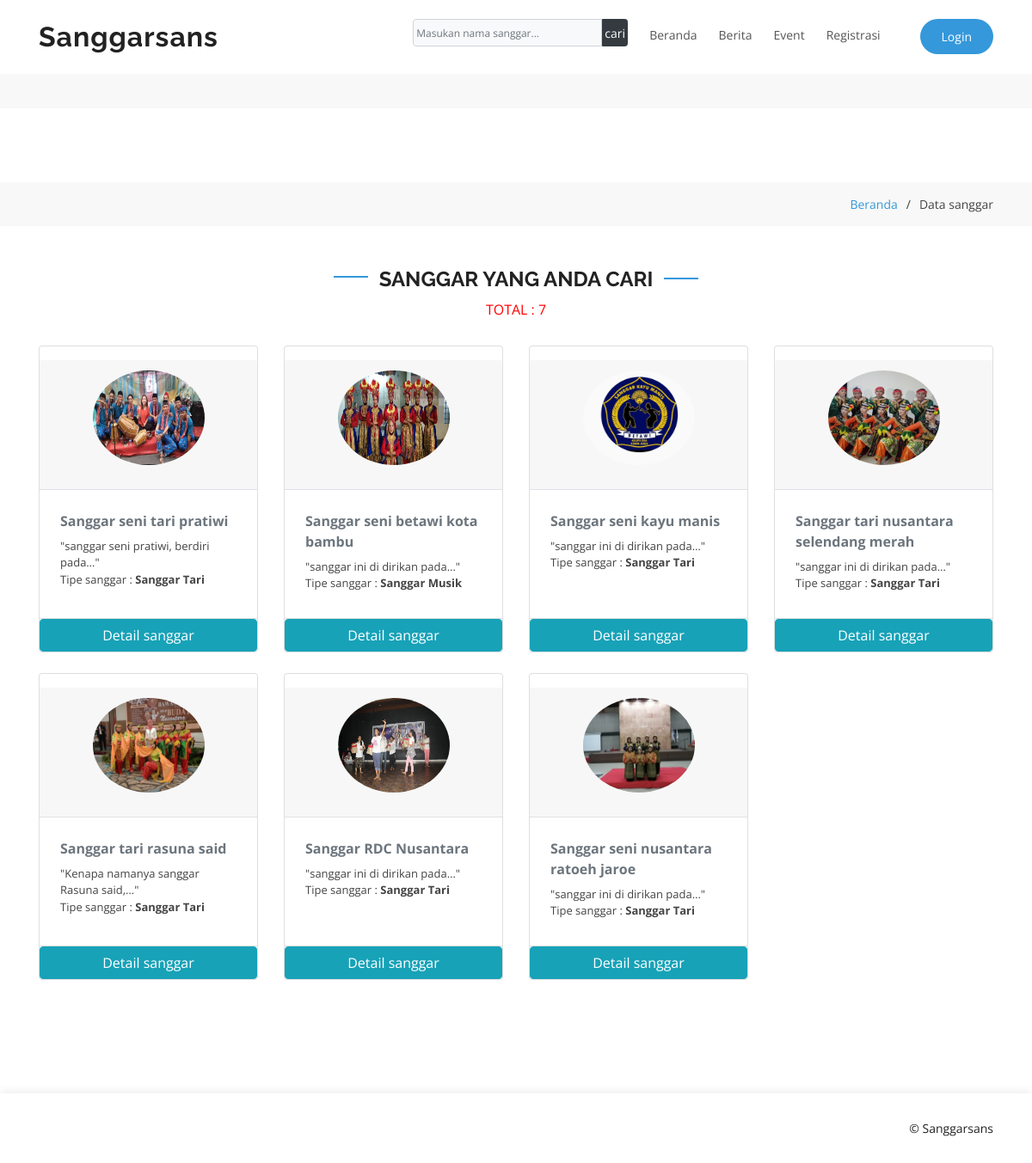
Screenshot of /index.php/welcome/cari with the database file from the repository.
### tables this page shows
CREATE TABLE `user_sanggar` (
  `id_sanggar` int(11) NOT NULL,
  `nama_sanggar` varchar(128) NOT NULL,
  `nama_ketua` varchar(128) NOT NULL,
  `tipe_sanggar_id` int(11) NOT NULL,
  `deskripsi_seni` text NOT NULL,
  `nomor_telepon` varchar(20) NOT NULL,
  `email` varchar(50) NOT NULL,
  `alamat` text NOT NULL,
  `latitude` varchar(225) NOT NULL,
  `longitude` varchar(225) NOT NULL,
  `foto_sanggar` varchar(128) NOT NULL,
  `foto_ketua_sanggar` varchar(128) NOT NULL,
  `password` varchar(225) NOT NULL,
  `role_id` int(11) NOT NULL,
  `is_active` int(1) NOT NULL,
  `date_created` int(11) NOT NULL,
  `penyewaan` int(1) NOT NULL,
  `undang_acara` int(1) NOT NULL,
  `pendaftaran` int(1) NOT NULL,
  `view` int(225) NOT NULL
);

CREATE TABLE `kategori_tipe_sanggar` (
  `id` int(11) NOT NULL,
  `tipe_sanggar` varchar(128) NOT NULL
);

### application/controllers/Welcome.php (called while the page is built, shortened)
<?php
class Welcome extends CI_Controller {
	public function cari()
	{
		if ($this->input->post('submit'))
		{
			$data['keyword'] = $this->input->post('keyword');
		} else {
			$data['keyword'] = null;
		}
		$data = [
			'judul'			=> 'Data sanggar',
			'sanggar'		=> $this->MU_sanggar->getSanggar($data['keyword'])->result_array(),
			'total_sanggar'	=> $this->MU_sanggar->getSanggar($data['keyword'])->num_rows()
		];
		$this->load->view('templates/user_header', $data);
		$this->load->view('templates/umum_navbar', $data);
		$this->load->view('user/sanggar/hasil_cari', $data);
		$this->load->view('templates/user_footer');
	}
}

### index.php (called while the page is built, shortened)
<?php
require_once BASEPATH.'core/CodeIgniter.php';

### application/models/MU_sanggar.php (called while the page is built, shortened)
<?php
class MU_sanggar extends CI_Model {
	public function getSanggar($keyword = null)
	{
		$this->db->join('kategori_tipe_sanggar kj', 'us.tipe_sanggar_id = kj.id');
		return $this->db->get('user_sanggar us');
	}
}

### application/views/user/sanggar/hasil_cari.php (the view, shortened to what this page needs)
<section class="breadcrumbs">
      <div class="container">
        <div class="d-flex justify-content-between align-items-center">
          <ol>
            <li><a href="<?= base_url('user/beranda'); ?>">Beranda</a></li>
            <li><?= $judul; ?></li>
          </ol>
        </div>
      </div>
    </section>
    <section id="counts" class="counts my-5">
      <div class="container">
        <div class="section-title" data-aos="fade-up">
          <h3>Sanggar yang anda cari</h3>
          <p class="mt-0" style="color: red">TOTAL : <?= $total_sanggar; ?></p>
        </div>
        <div class="row" data-aos="fade-up">
        <?php foreach ($sanggar as $s): ?>
          <div class="col-lg-3">
                <div class="card card-small mb-4 pt-3">
                  <div class="card-header border-bottom text-center">
                    <div class="mb-3 mx-auto">
                      <img class="rounded-circle" src="<?= base_url(); ?>assets/img/sanggar/profile/<?= $s['foto_sanggar']; ?>" alt="User Avatar" width="130" height="110">
                    </div>
                  </div>
                  <ul class="list-group list-group-flush" style="height: 150px">
                    <li class="list-group-item p-4">
                      <strong class="text-muted d-block mb-2"><?= $s['nama_sanggar']; ?></strong>
                      <p style="font-size: 13px" class="mb-0">"<?= word_limiter($s['deskripsi_seni'] , 5); ?>"</p>
                      <p style="font-size: 13px" class="mb-0">Tipe sanggar : <b><?= $s['tipe_sanggar']; ?></b></p>
                    </li>
                  </ul>
                  <?php if ($this->uri->segment(1) == 'welcome'): ?>
                  <a href="<?= base_url(); ?>welcome/detail_sanggar/<?= $s['id_sanggar']; ?>" class="btn btn-info">Detail sanggar</a>
                  <?php else: ?>
                  <a href="<?= base_url(); ?>user/sanggar/detail_sanggar/<?= $s['id_sanggar']; ?>" class="btn btn-info">Detail sanggar</a>
                  <?php endif ?>
                </div>
              </div>
        <?php endforeach ?>
        </div>
      </div>
    </section>

### application/views/templates/user_header.php (shortened to what this page needs)
<!DOCTYPE html>
<html lang="en">
<head>
  <link rel="stylesheet" href="https://cdn.jsdelivr.net/npm/bootstrap@4.6.0/dist/css/bootstrap.min.css">
  <link href="<?= base_url(); ?>assets/user/vendor/bootstrap/css/bootstrap.min.css" rel="stylesheet">
  <link href="<?= base_url(); ?>assets/user/vendor/icofont/icofont.min.css" rel="stylesheet">
  <link href="<?= base_url(); ?>assets/user/vendor/remixicon/remixicon.css" rel="stylesheet">
  <link href="<?= base_url(); ?>assets/user/vendor/boxicons/css/boxicons.min.css" rel="stylesheet">
  <link href="<?= base_url(); ?>assets/user/vendor/owl.carousel/assets/owl.carousel.min.css" rel="stylesheet">
  <link href="<?= base_url(); ?>assets/user/vendor/venobox/venobox.css" rel="stylesheet">
  <link href="<?= base_url(); ?>assets/user/vendor/aos/aos.css" rel="stylesheet">
  <link href="<?= base_url(); ?>assets/user/css/style.css" rel="stylesheet">
  <link rel="stylesheet" href="https://unpkg.com/leaflet@1.7.1/dist/leaflet.css" />
  <link rel="stylesheet" type="text/css" href="<?= base_url(); ?>leaflet-locatecontrol/dist/L.Control.Locate.min.css" />
</head>
<body>

### application/views/templates/umum_navbar.php (shortened to what this page needs)
<header id="header" class="fixed-top d-flex align-items-center">
  <div class="container d-flex align-items-center">
    <div class="logo mr-auto">
      <h3 class="text-light"><a href="<?= base_url('welcome'); ?>"><span>Sanggarsans</span></a></h3>
    </div>
    <nav class="nav-menu d-none d-lg-block">
      <ul>
        <li>
          <form action="<?= base_url('welcome/cari'); ?>" method="post">
          <div class="input-group" style="width: 250px">
            <input style="font-size: 12px" type="text" class="form-control bg-light border-1 small" placeholder=" Masukan nama sanggar..." name="keyword" style="height: 30px" >
            <div class="input-group-append">
              <input class="btn btn-sm btn-dark" type="submit" name="submit" style="width: 30px" value="cari">
            </div>
          </div>
          </form>
        </li>
        <li class="<?php if($this->uri->segment(2) == 'welcome') {echo "active" ; } ?>"><a href="<?= base_url('welcome'); ?>">Beranda</a></li>
        <li><a href="<?= base_url('welcome/berita'); ?>">Berita</a></li>
        <li><a href="<?= base_url('welcome/event'); ?>">Event</a></li>
        <li class="drop-down"><a href="">Registrasi</a>
        </li>
        <li class="get-started"><a href="<?= base_url('auth/'); ?>">Login</a></li>
      </ul>
    </nav>
  </div>
</header>
<main id="main">
  <section class="breadcrumbs">
  </section>

### application/views/templates/user_footer.php (shortened to what this page needs)
  <footer id="footer" style="bottom: 0px">
    <div class="container">
      <div class="row d-flex align-items-center">
        <div class="col-lg-6">
          <nav class="footer-links text-lg-right text-center pt-2 pt-lg-0">
            <a href="#intro" class="scrollto">&copy; Sanggarsans</a>
          </nav>
        </div>
      </div>
    </div>
  </footer>
</body>
</html>

### assets/user/css/style.css (style rules this page uses)
body { font-family: "Open Sans", sans-serif; color: #444444; }
a { color: #3498db; }
h1, h2, h3, h4, h5, h6 { font-family: "Raleway", sans-serif; }
#header { z-index: 997; transition: all 0.5s; padding: 22px 0; }
#header .logo h3 { font-size: 32px; margin: 0; padding: 0; line-height: 1; font-weight: 700; letter-spacing: 1px; }
#header .logo h3 a, #header .logo h3 a:hover { color: #222222; text-decoration: none; }
.nav-menu, .nav-menu * { margin: 0; padding: 0; list-style: none; }
.nav-menu > ul > li { position: relative; white-space: nowrap; float: left; }
.nav-menu a { display: block; position: relative; color: #555555; padding: 8px 0 12px 25px; transition: 0.3s; font-size: 14px; font-family: "Open Sans", sans-serif; }
.nav-menu .get-started a { background: #3498db; color: #fff; border-radius: 30px; margin: 0 0 0 30px; padding: 10px 25px; }
.nav-menu .drop-down > a:after { content: "\ea99"; font-family: IcoFont; padding-left: 5px; }
.mobile-nav { position: fixed; top: 55px; right: 15px; bottom: 15px; left: 15px; z-index: 9999; overflow-y: auto; background: #fff; transition: ease-in-out 0.2s; opacity: 0; visibility: hidden; border-radius: 10px; padding: 10px 0; }
.mobile-nav * { margin: 0; padding: 0; list-style: none; }
.mobile-nav a { display: block; position: relative; color: #222222; padding: 10px 20px; font-weight: 500; outline: none; }
.mobile-nav .get-started { text-align: center; margin-top: 10px; }
.mobile-nav .get-started a { background: #3498db; color: #fff; border-radius: 50px; margin: 0 15px; padding: 10px 30px; display: inline-block; }
.mobile-nav .drop-down > a:after { content: "\ea99"; font-family: IcoFont; padding-left: 10px; position: absolute; right: 15px; }
.mobile-nav .drop-down > a { padding-right: 35px; }
.mobile-nav li { padding-left: 25px; padding-top: 8px; }
section { padding: 60px 0; overflow: hidden; }
.section-title { text-align: center; padding-bottom: 30px; }
.section-title h3 { font-size: 24px; font-weight: bold; text-transform: uppercase; position: relative; color: #222222; }
.section-title h3::before, .section-title h3::after { content: ''; width: 40px; height: 2px; background: #3498db; display: inline-block; }
.section-title h3::before { margin: 0 13px 10px 0; }
.section-title h3::after { margin: 0 0 8px 13px; }
.section-title p { margin: 15px 0 0 0; }
.counts { padding-top: 0; margin-top: 0; }
.breadcrumbs { padding: 15px 0; background: #f8f8f8; min-height: 40px; margin-top: 86px; }
.breadcrumbs ol { display: flex; flex-wrap: wrap; list-style: none; padding: 0; margin: 0; font-size: 14px; }
.breadcrumbs ol li + li { padding-left: 10px; }
.breadcrumbs ol li + li::before { display: inline-block; padding-right: 10px; color: #3c3c3c; content: "/"; }
#footer { background: #fff; box-shadow: 0px 0px 12px 0px rgba(0, 0, 0, 0.1); padding: 30px 0; color: #222222; font-size: 14px; }
#footer .footer-links a { color: #222222; padding-left: 15px; }
#footer .footer-links a:first-child { padding-left: 0; }

### rows the page displays
user_sanggar: foto_sanggar (picture), nama_sanggar "Sanggar seni tari pratiwi", deskripsi_seni "sanggar seni pratiwi, berdiri pada…", tipe_sanggar.tipe_sanggar "Sanggar Tari"
user_sanggar: foto_sanggar (picture), nama_sanggar "Sanggar seni betawi kota bambu", deskripsi_seni "sanggar ini di dirikan pada…", tipe_sanggar.tipe_sanggar "Sanggar Musik"
user_sanggar: foto_sanggar (picture), nama_sanggar "Sanggar seni kayu manis", deskripsi_seni "sanggar ini di dirikan pada…", tipe_sanggar.tipe_sanggar "Sanggar Tari"
user_sanggar: foto_sanggar (picture), nama_sanggar "Sanggar tari nusantara selendang merah", deskripsi_seni "sanggar ini di dirikan pada…", tipe_sanggar.tipe_sanggar "Sanggar Tari"
user_sanggar: foto_sanggar (picture), nama_sanggar "Sanggar tari rasuna said", deskripsi_seni "Kenapa namanya sanggar Rasuna said,…", tipe_sanggar.tipe_sanggar "Sanggar Tari"
user_sanggar: foto_sanggar (picture), nama_sanggar "Sanggar RDC Nusantara", deskripsi_seni "sanggar ini di dirikan pada…", tipe_sanggar.tipe_sanggar "Sanggar Tari"
user_sanggar: foto_sanggar (picture), nama_sanggar "Sanggar seni nusantara ratoeh jaroe", deskripsi_seni "sanggar ini di dirikan pada…", tipe_sanggar.tipe_sanggar "Sanggar Tari"

### other values shown
$judul "Data sanggar"
$total_sanggar "7"
